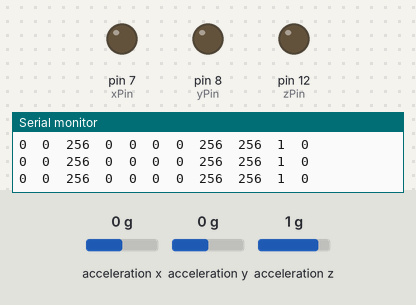
The sketch below on a simulated Arduino Uno, built with avr-gcc and run on an emulated ATmega328P. Shown: output pins drawn as LEDs (lit = HIGH), the last lines printed to the serial monitor. The test bench sets the inputs (shaded band); at power-on: acceleration x 0 g, acceleration y 0 g, acceleration z 1 g.

Above: at 1.2 s.
1.3 s: acceleration x set to -0.3 g
4.3 s: acceleration x set to -0.6 g
7.3 s: acceleration y set to -0.8 g
At 7.7 s:
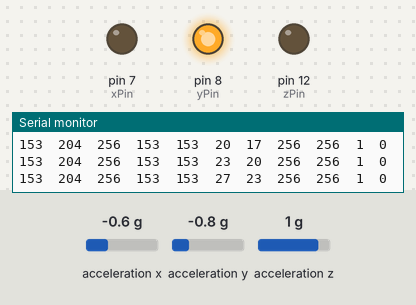
8.8 s: acceleration x set to -0.9 g
11.8 s: acceleration x set to -1.2 g
13.3 s: acceleration x set to -1.5 g
At 14.6 s:
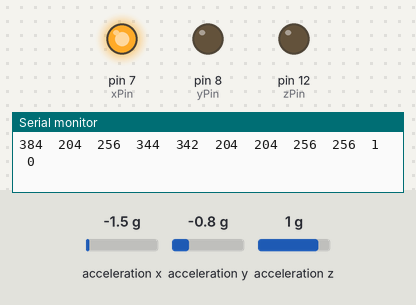
Timing chart, 0 to 16.5 s (numbered marks = the images above; inputs shaded):
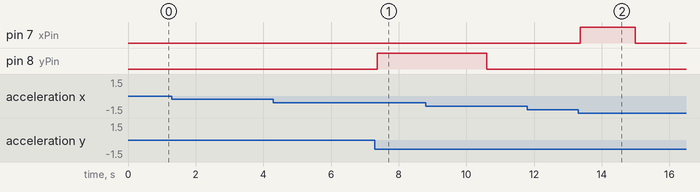

The sketch:

stepdetect.ino
```cpp
// Pretty decent first attempt at a step detect algorithm.
//
// 31jan2013 - Detecting most everything on just the z access, but I am
// getting a fair amount of false positives. I'm doing a lot of work to
// capture a good moving average of z values, but not really
// doing that much with them. I should change to just using a max + min / 2
// scheme or get to relying on the average more. In graphing the data I just
// don't really see much of a justification for the reliance on an accurate
// average. Maybe If I did more of a threshold for steps based on the average,
// I could get better detection on both hard and light steps?
//
// 2feb2013 - OK, had some time to think about this for a bit and I think I was
// overcomplicating. I was also detecting the step _after_ it physically happened.
// Not ideal. So, code that I wrote on 31jan2013 got moved into a detectStepDownSlope
// function and I wrote a new one that just looks at a significant increase in the
// moving average. The thinking is that when the foot is hovering or at the top
// of it's movement, the average increases rather slowly. When the foot hits the
// ground, there's a significant spike in value and this single value causes
// the average to jump significantly. This gets rid of a lot of noise and also
// detects the step closer to when the foot physically hits the ground. So,
// now I have the detectStepAverageSpike function.
//
// Basic setup is a red LED hooked to pin 8 (with 330 ohm resistor) and a green
// LED hooked up to pin 12 (with 330 ohm resistor) and an ADXL345 hooked to i2c


#include <Wire.h>
#include <ADXL345.h>

ADXL345 adxl; //variable adxl is an instance of the ADXL345 library

int xPin = 7;
int yPin = 8;
int zPin = 12;

unsigned long currentTime = millis();
unsigned long lastSharpPeakTime = millis();

const int valueCount = 60;
int x, y, z;
int xValues[valueCount];
int yValues[valueCount];
int zValues[valueCount];

int valueIndex = 0;

int xTotal = 0;
int xAverage = 0;
int xAverageOld = 0;

int yTotal = 0;
int yAverage = 0;
int yAverageOld = 0;

int zTotal = 0;
int zAverage = 0;
int zAverageOld = 0;

// int aboveAverageCounter = 0; // <cgerstle> counts the number of cycles the zvalue is above average
int xStepDuration = 750; // <cgerstle> a step lasts at least this long... ie, two steps can't occur within this time period
int yStepDuration = 750;
int zStepDuration = 250;
int xAvgDiffThreshold = 3;
int yAvgDiffThreshold = 3;
int zAvgDiffThreshold = 3;

int zSignificantlyLowerThanAverageThreshold = 35;
bool readyForStep = true;

void setup()
{
    pinMode(xPin, OUTPUT);
    pinMode(yPin, OUTPUT);
    pinMode(zPin, OUTPUT);

    randomSeed(analogRead(0)); //initialize random seed

    Serial.begin(9600);
    adxl.powerOn();

    //set activity/ inactivity thresholds (0-255)
    adxl.setActivityThreshold(75); //62.5mg per increment
    adxl.setInactivityThreshold(75); //62.5mg per increment
    adxl.setTimeInactivity(10); // how many seconds of no activity is inactive?

    //look of activity movement on this axes - 1 == on; 0 == off
    adxl.setActivityX(1);
    adxl.setActivityY(1);
    adxl.setActivityZ(1);

    //look of inactivity movement on this axes - 1 == on; 0 == off
    adxl.setInactivityX(1);
    adxl.setInactivityY(1);
    adxl.setInactivityZ(1);

    //look of tap movement on this axes - 1 == on; 0 == off
    adxl.setTapDetectionOnX(0);
    adxl.setTapDetectionOnY(0);
    adxl.setTapDetectionOnZ(0);

    //set values for what is considered freefall (0-255)
    adxl.setFreeFallThreshold(7); //(5 - 9) recommended - 62.5mg per increment
    adxl.setFreeFallDuration(45); //(20 - 70) recommended - 5ms per increment

    for (valueIndex = 0; valueIndex < valueCount; valueIndex++)
    {
        adxl.readXYZ(&x, &y, &z); //read the accelerometer values and store them in variables  x,y,z

        x = abs(x);
        y = abs(y);
        z = z;

        xValues[valueIndex] = x;
        yValues[valueIndex] = y;
        zValues[valueIndex] = z;

        xTotal += xValues[valueIndex];
        yTotal += yValues[valueIndex];
        zTotal += zValues[valueIndex];
    }

    xAverage = xTotal / valueCount;
    yAverage = yTotal / valueCount;
    zAverage = zTotal / valueCount;

}

bool stepDetected = false;
void loop()
{
    currentTime = millis();

    adxl.readXYZ(&x, &y, &z); //read the accelerometer values and store them in variables  x,y,z

    x = abs(x);
    y = abs(y);
    z = z;

    if (valueIndex >= valueCount)
        valueIndex = 0;

//     if (z > zAverage)
//         aboveAverageCounter++;
//     else
//         aboveAverageCounter = 0;
    xTotal = xTotal - xValues[valueIndex] + x;
    xValues[valueIndex] = x;
    xAverage = xTotal / valueCount;

    yTotal = yTotal - yValues[valueIndex] + y;
    yValues[valueIndex] = y;
    yAverage = yTotal / valueCount;

    zTotal = zTotal - zValues[valueIndex] + z;
    zValues[valueIndex] = z;
    zAverage = zTotal / valueCount;

    // Serial.print("\t"); Serial.print(zAverage);

    //detectStepDownSlope(x, y, z, currentTime);

        // Serial.println();

    detectStepAverageSpike(currentTime);

    xAverageOld = xAverage;
    yAverageOld = yAverage;
    zAverageOld = zAverage;


    // <cgerstle> not having this may very well be why my shit works...
    valueIndex++;
}

// unsigned long lastDownSlopeStepTime = millis();
// int samplePrecisionThreshold = 15;
// void detectStepDownSlope(int x, int y, int z, unsigned long currentTime)
// {
//     // <gerstle> z takes precedence
//     if ((currentTime > (lastDownSlopeStepTime + stepDuration)) &&
//         (zOld >= zAverage) &&
//         ((z < zAverage) && (z <= (zOld - samplePrecisionThreshold))) &&
//         (aboveAverageCounter < 3))
//     {
//         digitalWrite(zPin, HIGH);
//         lastDownSlopeStepTime = currentTime;
//     }
//     else if (currentTime > (lastDownSlopeStepTime + stepDuration))
//         digitalWrite(zPin, LOW);
// }

bool detectStepAverageSpike(unsigned long currentTime)
{
    stepDetected = false;

    if (z < (zAverage - zSignificantlyLowerThanAverageThreshold))
        readyForStep = true;

    Serial.print(x); Serial.print("\t"); Serial.print(y); Serial.print("\t"); Serial.print(z);
        Serial.print("\t"); Serial.print(xAverage); Serial.print("\t"); Serial.print(xAverageOld);
        Serial.print("\t"); Serial.print(yAverage); Serial.print("\t"); Serial.print(yAverageOld);
        Serial.print("\t"); Serial.print(zAverage); Serial.print("\t"); Serial.print(zAverageOld);
        Serial.print("\t"); Serial.print(readyForStep);

    if (readyForStep && (currentTime > (lastSharpPeakTime + zStepDuration)))
        if ((z > zAverage) && (zAverage >= (zAverageOld + zAvgDiffThreshold)))
        {
            digitalWrite(xPin, LOW);
            digitalWrite(yPin, LOW);
            digitalWrite(zPin, HIGH);
            stepDetected = true;
//             Serial.println("\t0\t0\t300");
//             zAverage = zAverageOld;
//             zTotal = zTotal - zValues[valueIndex] + zAverageOld;
//             zValues[valueIndex] = zAverageOld;
            readyForStep = false;
        }
        else
            digitalWrite(zPin, LOW);


    if (readyForStep && (currentTime > (lastSharpPeakTime + xStepDuration)))
        if (!stepDetected && (xAverage >= (xAverageOld + xAvgDiffThreshold)))
        {
            digitalWrite(xPin, HIGH);
            stepDetected = true;
//             Serial.println("\t300\t0\t0");
        }
        else
            digitalWrite(xPin, LOW);

    if (readyForStep && (currentTime > (lastSharpPeakTime + yStepDuration)))
        if (!stepDetected && (yAverage >= (yAverageOld + yAvgDiffThreshold)))
        {
            digitalWrite(yPin, HIGH);
            stepDetected = true;
//             Serial.println("\t0\t300\t0");
        }
        else
            digitalWrite(yPin, LOW);

    if (stepDetected)
    {
        Serial.println("\t333");
        lastSharpPeakTime = millis();
    }
    else
        Serial.println("\t0");
//         Serial.println("\t0\t0\t0");
}
```

Measured:
- the behaviour switches between -1.3 and -1.4 g on acceleration x (found by bisection; images 1 and 2)
- after the input at 7.3 s, pin 8 (yPin): LOW → HIGH after 0.07 s
- after the input at 13.3 s, pin 7 (xPin): LOW → HIGH after 0.07 s, → LOW 1.6 s later
